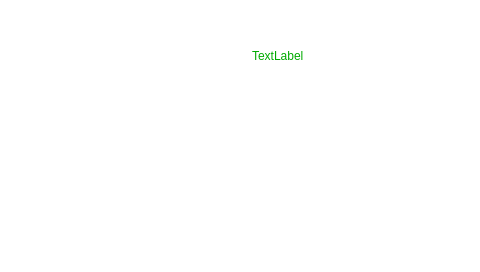
<?xml version="1.0" encoding="UTF-8"?>
<ui version="4.0">
 <class>Desktop</class>
 <widget class="UiDesktop" name="Desktop">
  <property name="geometry">
   <rect>
    <x>0</x>
    <y>0</y>
    <width>480</width>
    <height>272</height>
   </rect>
  </property>
  <property name="windowTitle">
   <string>MainWindow</string>
  </property>
  <property name="styleSheet">
   <string notr="true">QWidget{background-color:rgba(255,255,255,0);border-radius:0px;} </string>
  </property>
  <property name="port" stdset="0">
   <string>COM1 | /dev/ttyS*</string>
  </property>
  <layout class="QVBoxLayout" name="verticalLayout_3" stretch="0">
   <property name="spacing">
    <number>0</number>
   </property>
   <property name="leftMargin">
    <number>0</number>
   </property>
   <property name="topMargin">
    <number>0</number>
   </property>
   <property name="rightMargin">
    <number>0</number>
   </property>
   <property name="bottomMargin">
    <number>0</number>
   </property>
   <item>
    <widget class="QWidget" name="centralWidget" native="true">
     <property name="styleSheet">
      <string notr="true">color: rgb(0, 170, 0);</string>
     </property>
     <layout class="QVBoxLayout" name="verticalLayout">
      <property name="spacing">
       <number>0</number>
      </property>
      <property name="leftMargin">
       <number>0</number>
      </property>
      <property name="topMargin">
       <number>0</number>
      </property>
      <property name="rightMargin">
       <number>0</number>
      </property>
      <property name="bottomMargin">
       <number>0</number>
      </property>
      <item>
       <widget class="QStackedWidget" name="stackedWidget">
        <property name="currentIndex">
         <number>0</number>
        </property>
        <widget class="QWidget" name="page_1">
         <widget class="UiFloor" name="Floor" native="true">
          <property name="enabled">
           <bool>true</bool>
          </property>
          <property name="geometry">
           <rect>
            <x>242</x>
            <y>36</y>
            <width>200</width>
            <height>200</height>
           </rect>
          </property>
          <property name="visible">
           <bool>false</bool>
          </property>
          <widget class="QLabel" name="mapLabel">
           <property name="geometry">
            <rect>
             <x>10</x>
             <y>10</y>
             <width>200</width>
             <height>19</height>
            </rect>
           </property>
           <property name="text">
            <string>TextLabel</string>
           </property>
          </widget>
          <widget class="QLabel" name="label_dest">
           <property name="geometry">
            <rect>
             <x>2</x>
             <y>24</y>
             <width>16</width>
             <height>16</height>
            </rect>
           </property>
           <property name="styleSheet">
            <string notr="true">color: rgb(255, 255, 255);</string>
           </property>
           <property name="text">
            <string/>
           </property>
           <property name="alignment">
            <set>Qt::AlignCenter</set>
           </property>
          </widget>
          <widget class="QLabel" name="label_time">
           <property name="geometry">
            <rect>
             <x>2</x>
             <y>44</y>
             <width>16</width>
             <height>16</height>
            </rect>
           </property>
           <property name="styleSheet">
            <string notr="true">color: rgb(255, 255, 255);</string>
           </property>
           <property name="text">
            <string/>
           </property>
           <property name="alignment">
            <set>Qt::AlignCenter</set>
           </property>
          </widget>
          <widget class="QLabel" name="Hundred">
           <property name="geometry">
            <rect>
             <x>2</x>
             <y>2</y>
             <width>16</width>
             <height>16</height>
            </rect>
           </property>
           <property name="styleSheet">
            <string notr="true"/>
           </property>
           <property name="alignment">
            <set>Qt::AlignCenter</set>
           </property>
          </widget>
          <widget class="QLabel" name="Ten">
           <property name="geometry">
            <rect>
             <x>11</x>
             <y>2</y>
             <width>16</width>
             <height>16</height>
            </rect>
           </property>
           <property name="styleSheet">
            <string notr="true"/>
           </property>
           <property name="alignment">
            <set>Qt::AlignCenter</set>
           </property>
          </widget>
          <widget class="QLabel" name="Single">
           <property name="geometry">
            <rect>
             <x>20</x>
             <y>2</y>
             <width>16</width>
             <height>16</height>
            </rect>
           </property>
           <property name="styleSheet">
            <string notr="true"/>
           </property>
           <property name="alignment">
            <set>Qt::AlignCenter</set>
           </property>
          </widget>
         </widget>
         <widget class="UiArrow" name="Arrow" native="true">
          <property name="geometry">
           <rect>
            <x>36</x>
            <y>36</y>
            <width>200</width>
            <height>200</height>
           </rect>
          </property>
          <property name="visible">
           <bool>false</bool>
          </property>
          <property name="animationDuration" stdset="0">
           <number>1500</number>
          </property>
         </widget>
         <widget class="UiIcon" name="Icon" native="true">
          <property name="geometry">
           <rect>
            <x>242</x>
            <y>36</y>
            <width>200</width>
            <height>200</height>
           </rect>
          </property>
          <property name="styleSheet">
           <string notr="true">QLabel{font: large &quot;宋体&quot;; font-size:12pt;color:white;}</string>
          </property>
          <layout class="QVBoxLayout" name="verticalLayout_4" stretch="0,20,0">
           <property name="leftMargin">
            <number>0</number>
           </property>
           <property name="topMargin">
            <number>0</number>
           </property>
           <property name="rightMargin">
            <number>0</number>
           </property>
           <property name="bottomMargin">
            <number>0</number>
           </property>
           <item>
            <widget class="QLabel" name="label_image">
             <property name="text">
              <string/>
             </property>
             <property name="scaledContents">
              <bool>true</bool>
             </property>
            </widget>
           </item>
           <item>
            <widget class="QLabel" name="label_text_1">
             <property name="enabled">
              <bool>true</bool>
             </property>
             <property name="maximumSize">
              <size>
               <width>16777215</width>
               <height>35</height>
              </size>
             </property>
             <property name="text">
              <string/>
             </property>
             <property name="alignment">
              <set>Qt::AlignCenter</set>
             </property>
            </widget>
           </item>
           <item>
            <widget class="QLabel" name="label_text_2">
             <property name="text">
              <string/>
             </property>
             <property name="alignment">
              <set>Qt::AlignBottom|Qt::AlignHCenter</set>
             </property>
            </widget>
           </item>
          </layout>
         </widget>
         <zorder>Arrow</zorder>
         <zorder>Icon</zorder>
         <zorder>Floor</zorder>
         <zorder>label_image</zorder>
        </widget>
        <widget class="QWidget" name="page_2">
         <property name="styleSheet">
          <string notr="true">QLabel{color:white;}</string>
         </property>
         <layout class="QVBoxLayout" name="verticalLayout_2">
          <item>
           <widget class="QLabel" name="label_bigtext_1">
            <property name="text">
             <string/>
            </property>
           </widget>
          </item>
          <item>
           <widget class="QLabel" name="label_bigtext_2">
            <property name="text">
             <string/>
            </property>
           </widget>
          </item>
          <item>
           <widget class="QLabel" name="label_bigtext_3">
            <property name="text">
             <string/>
            </property>
           </widget>
          </item>
          <item>
           <widget class="QLabel" name="label_bigtext_4">
            <property name="text">
             <string/>
            </property>
           </widget>
          </item>
         </layout>
        </widget>
        <widget class="QWidget" name="page">
         <property name="styleSheet">
          <string notr="true">background-color: rgb(0, 0, 0);</string>
         </property>
         <widget class="QLabel" name="label_blackground">
          <property name="geometry">
           <rect>
            <x>120</x>
            <y>106</y>
            <width>240</width>
            <height>60</height>
           </rect>
          </property>
          <property name="text">
           <string>&lt;html&gt;&lt;head/&gt;&lt;body&gt;&lt;p align=&quot;center&quot;&gt;&lt;span style=&quot; font-size:28pt; font-weight:600; color:#ffffff;&quot;&gt;Screen Save&lt;/span&gt;&lt;/p&gt;&lt;/body&gt;&lt;/html&gt;</string>
          </property>
         </widget>
        </widget>
        <widget class="QWidget" name="page_usb">
         <widget class="QLabel" name="label_waring">
          <property name="geometry">
           <rect>
            <x>95</x>
            <y>110</y>
            <width>291</width>
            <height>31</height>
           </rect>
          </property>
          <property name="styleSheet">
           <string notr="true">color:red;
font: 15px</string>
          </property>
          <property name="text">
           <string/>
          </property>
         </widget>
         <widget class="QListView" name="listView">
          <property name="geometry">
           <rect>
            <x>90</x>
            <y>30</y>
            <width>301</width>
            <height>181</height>
           </rect>
          </property>
          <property name="styleSheet">
           <string notr="true">border: 4px solid lightblue;border-radius: 15px;
background-color: rgb(0, 0, 127);
color: rgb(255, 255, 255);</string>
          </property>
         </widget>
         <widget class="QProgressBar" name="progressBar">
          <property name="geometry">
           <rect>
            <x>90</x>
            <y>230</y>
            <width>301</width>
            <height>23</height>
           </rect>
          </property>
          <property name="layoutDirection">
           <enum>Qt::LeftToRight</enum>
          </property>
          <property name="styleSheet">
           <string notr="true">color: rgb(0, 0, 0);
border: 5px solid lightblue;border-radius: 10px;
selection-background-color: rgb(255, 170, 0);
QProgressBar::chunk {background-color: rgb(202, 165, 14);}
</string>
          </property>
          <property name="maximum">
           <number>100</number>
          </property>
          <property name="value">
           <number>0</number>
          </property>
          <property name="alignment">
           <set>Qt::AlignCenter</set>
          </property>
          <property name="orientation">
           <enum>Qt::Horizontal</enum>
          </property>
         </widget>
         <widget class="QLabel" name="label_usbpicture">
          <property name="geometry">
           <rect>
            <x>400</x>
            <y>10</y>
            <width>45</width>
            <height>20</height>
           </rect>
          </property>
          <property name="text">
           <string/>
          </property>
         </widget>
        </widget>
       </widget>
      </item>
     </layout>
    </widget>
   </item>
  </layout>
 </widget>
 <customwidgets>
  <customwidget>
   <class>UiDesktop</class>
   <extends>QWidget</extends>
   <header>uidesktop.h</header>
   <container>1</container>
  </customwidget>
  <customwidget>
   <class>UiArrow</class>
   <extends>QWidget</extends>
   <header>uiarrow.h</header>
   <container>1</container>
  </customwidget>
  <customwidget>
   <class>UiFloor</class>
   <extends>QWidget</extends>
   <header>uifloor.h</header>
   <container>1</container>
  </customwidget>
  <customwidget>
   <class>UiIcon</class>
   <extends>QWidget</extends>
   <header>uiicon.h</header>
   <container>1</container>
  </customwidget>
 </customwidgets>
 <resources/>
 <connections/>
</ui>
